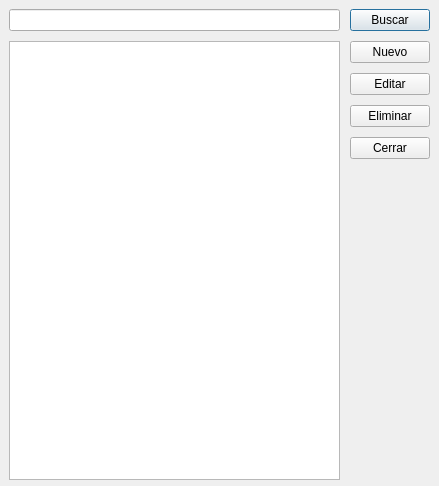
<?xml version="1.0" encoding="UTF-8"?>
<ui version="4.0">
 <class>dialog_clubs</class>
 <widget class="QDialog" name="dialog_clubs">
  <property name="geometry">
   <rect>
    <x>0</x>
    <y>0</y>
    <width>439</width>
    <height>486</height>
   </rect>
  </property>
  <property name="windowTitle">
   <string>Listado de clubes</string>
  </property>
  <property name="styleSheet">
   <string notr="true"/>
  </property>
  <property name="modal">
   <bool>true</bool>
  </property>
  <widget class="QWidget" name="gridLayoutWidget">
   <property name="geometry">
    <rect>
     <x>9</x>
     <y>9</y>
     <width>421</width>
     <height>471</height>
    </rect>
   </property>
   <layout class="QGridLayout" name="gridLayout">
    <property name="sizeConstraint">
     <enum>QLayout::SetMaximumSize</enum>
    </property>
    <property name="spacing">
     <number>10</number>
    </property>
    <item row="0" column="1">
     <widget class="QLineEdit" name="line_search_clubes"/>
    </item>
    <item row="0" column="2">
     <widget class="QPushButton" name="btn_search_clubes">
      <property name="autoFillBackground">
       <bool>false</bool>
      </property>
      <property name="styleSheet">
       <string notr="true"/>
      </property>
      <property name="text">
       <string>Buscar</string>
      </property>
      <property name="default">
       <bool>false</bool>
      </property>
      <property name="flat">
       <bool>false</bool>
      </property>
     </widget>
    </item>
    <item row="1" column="2">
     <layout class="QVBoxLayout" name="verticalLayout">
      <item>
       <widget class="QPushButton" name="btn_new_club">
        <property name="autoFillBackground">
         <bool>false</bool>
        </property>
        <property name="styleSheet">
         <string notr="true"/>
        </property>
        <property name="text">
         <string>Nuevo</string>
        </property>
        <property name="default">
         <bool>false</bool>
        </property>
        <property name="flat">
         <bool>false</bool>
        </property>
       </widget>
      </item>
      <item>
       <widget class="QPushButton" name="btn_edit_club">
        <property name="autoFillBackground">
         <bool>false</bool>
        </property>
        <property name="styleSheet">
         <string notr="true"/>
        </property>
        <property name="text">
         <string>Editar</string>
        </property>
        <property name="flat">
         <bool>false</bool>
        </property>
       </widget>
      </item>
      <item>
       <widget class="QPushButton" name="btn_delete_club">
        <property name="autoFillBackground">
         <bool>false</bool>
        </property>
        <property name="styleSheet">
         <string notr="true"/>
        </property>
        <property name="text">
         <string>Eliminar</string>
        </property>
        <property name="flat">
         <bool>false</bool>
        </property>
       </widget>
      </item>
      <item>
       <widget class="QPushButton" name="btn_close_club">
        <property name="autoFillBackground">
         <bool>false</bool>
        </property>
        <property name="styleSheet">
         <string notr="true"/>
        </property>
        <property name="text">
         <string>Cerrar</string>
        </property>
        <property name="flat">
         <bool>false</bool>
        </property>
       </widget>
      </item>
      <item>
       <spacer name="verticalSpacer">
        <property name="orientation">
         <enum>Qt::Vertical</enum>
        </property>
        <property name="sizeHint" stdset="0">
         <size>
          <width>20</width>
          <height>40</height>
         </size>
        </property>
       </spacer>
      </item>
     </layout>
    </item>
    <item row="1" column="1">
     <widget class="QTableView" name="table_list_clubes">
      <property name="editTriggers">
       <set>QAbstractItemView::AnyKeyPressed|QAbstractItemView::EditKeyPressed</set>
      </property>
      <property name="selectionMode">
       <enum>QAbstractItemView::SingleSelection</enum>
      </property>
      <property name="selectionBehavior">
       <enum>QAbstractItemView::SelectRows</enum>
      </property>
     </widget>
    </item>
   </layout>
  </widget>
 </widget>
 <resources>
  <include location="resources.qrc"/>
 </resources>
 <connections/>
</ui>
